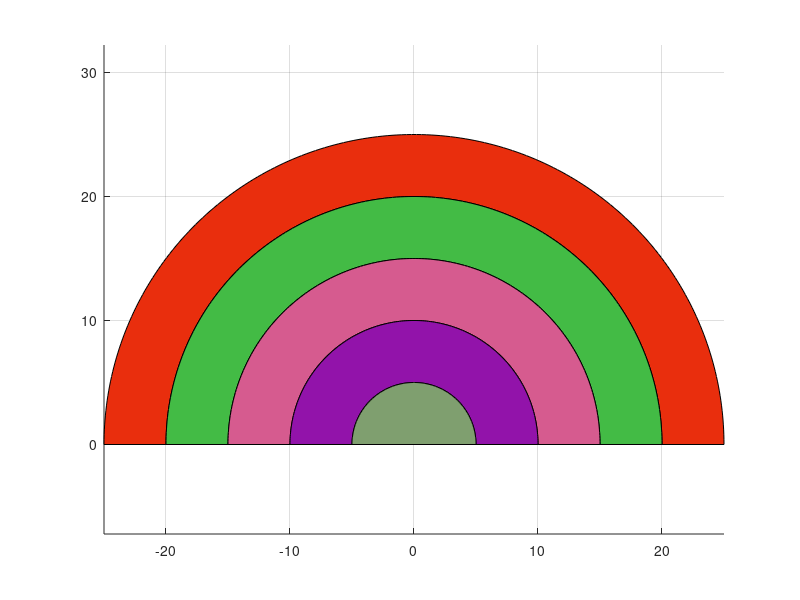

Recreate this plot in MATLAB.
clc; clear; close all;

r_min = input('Nhap ban kinh nho nhat: ');
n = input('Nhap so vong: ');
R = r_min * n;

theta = linspace(0, pi, 200);
hold on;

for i = 1:n
    r1 = R*(n-i+1)/n;
    r2 = R*(n-i)/n;
    
    x = [r1*cos(theta) r2*cos(theta)];
    y = [r1*sin(theta) r2*sin(theta)];
    
    fill(x, y, rand(1,3), 'EdgeColor','k');
end
axis equal;
grid on;
